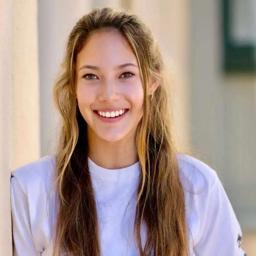
%> input picture lab1/guai0.jpg, 256 x 256 px
$ octave --eval "SuperpositionBW;"   (GNU Octave 9; MATLAB toolbox functions it lacks are replaced by stand-ins)
%> lines starting %> are read from the running program, lines starting %| are printed output that depends on the picture
function SuperpositionBW()
%divide a .bmp image into two crypted images
%show that two images and the recovered result
path = input("请输入要加密的图片：",'s');%二值图像（Lena.bmp）
%> the answer given: ../guai0.jpg
origin = imread(path);
%> origin is the input picture: size 256x256x3 uint8; mean R, G, B 167.3, 147.5, 139.9

path = input("请输入分存图1：",'s');%二值图像（lion.bmp）
%> the answer given: ../hc.jpg
origin1 = imread(path);
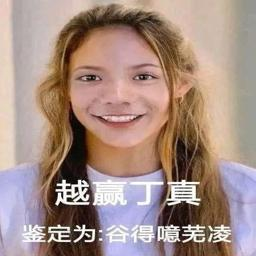
%> input picture lab1/hc.jpg, 256 x 256 px
%> origin1 is the input picture: size 256x256x3 uint8; mean R, G, B 165.8, 142, 132.8

path = input("请输入分存图2：",'s');%二值图像（taj_mahal.bmp）
%> the answer given: ../hc.jpg
origin2 = imread(path);

[image1,image2] = divide(origin,origin1,origin2);
imshow(origin);
imshow(origin1);
imshow(origin2);
imshow(image1);
imshow(image2);
originB = merge(image1,image2);

imshow(originB);
end


function [image1,image2] = divide(origin,origin1,origin2)
%init
Size=size(origin);
%> Size = [256 256 3]
x=Size(1);
%> x = 256
y=Size(2);
%> y = 256
image1=zeros(2*x,2*y);
image1(:,:)=255;
%> image1: size 512x512 double; every value is 255
image2=zeros(2*x,2*y);
image2(:,:)=255;

%take image1 as first
for i = 1:x
    for j = 1:y
        key = randi(4);
        son_x=1+2*(i-1);
        son_y=1+2*(j-1);
        switch key
            case 1
                if origin(i,j)==0 && origin1(i,j)==0 && origin2(i,j)==0  %黑  黑  黑
                    image1(son_x,son_y)=0;
                    image1(son_x+1,son_y)=0;
                    image1(son_x+1,son_y+1)=0;

                    image2(son_x,son_y+1)=0;
                    image2(son_x+1,son_y)=0;
                    image2(son_x+1,son_y+1)=0;

                elseif origin(i,j)==0 && origin1(i,j)==0 && origin2(i,j)~=0  %黑 黑 白
                    image1(son_x,son_y+1)=0;
                    image1(son_x+1,son_y)=0;
                    image1(son_x+1,son_y+1)=0;

                    image2(son_x,son_y)=0;
                    image2(son_x,son_y+1)=0;

                elseif origin(i,j)==0 && origin1(i,j)~=0 && origin2(i,j)==0  %黑 白 黑
                    image1(son_x+1,son_y)=0;
                    image1(son_x+1,son_y+1)=0;

                    image2(son_x,son_y)=0;
                    image2(son_x,son_y+1)=0;
                    image2(son_x+1,son_y)=0;

                elseif origin(i,j)==0 && origin1(i,j)~=0 && origin2(i,j)~=0  %黑 白 白
                    image1(son_x+1,son_y)=0;
                    image1(son_x+1,son_y+1)=0;

                    image2(son_x,son_y)=0;
                    image2(son_x,son_y+1)=0;

                elseif origin(i,j)~=0 && origin1(i,j)==0 && origin2(i,j)==0  %白 黑 黑
                    image1(son_x,son_y)=0;
                    image1(son_x,son_y+1)=0;
                    image1(son_x+1,son_y)=0;

                    image2(son_x,son_y)=0;
                    image2(son_x,son_y+1)=0;
                    image2(son_x+1,son_y)=0;

                elseif origin(i,j)~=0 && origin1(i,j)==0 && origin2(i,j)~=0  %白 黑 白
                    image1(son_x,son_y)=0;
                    image1(son_x,son_y+1)=0;
                    image1(son_x+1,son_y)=0;

                    image2(son_x,son_y)=0;
                    image2(son_x,son_y+1)=0;

                elseif origin(i,j)~=0 && origin1(i,j)~=0 && origin2(i,j)~=0  %白 白 白
                    image1(son_x,son_y+1)=0;
                    image1(son_x+1,son_y+1)=0;

                    image2(son_x,son_y)=0;
                    image2(son_x,son_y+1)=0;

                elseif origin(i,j)~=0 && origin1(i,j)~=0 && origin2(i,j)==0  %白 白 黑
                    image1(son_x+1,son_y)=0;
                    image1(son_x+1,son_y+1)=0;

                    image2(son_x,son_y+1)=0;
                    image2(son_x+1,son_y)=0;
                    image2(son_x+1,son_y+1)=0;

                end
            case 2
                if origin(i,j)==0 && origin1(i,j)==0 && origin2(i,j)==0  %黑  黑  黑
                    image1(son_x,son_y)=0;
                    image1(son_x,son_y+1)=0;
                    image1(son_x+1,son_y)=0;

                    image2(son_x,son_y)=0;
                    image2(son_x,son_y+1)=0;
                    image2(son_x+1,son_y+1)=0;

                elseif origin(i,j)==0 && origin1(i,j)==0 && origin2(i,j)~=0  %黑 黑 白
                    image1(son_x,son_y)=0;
                    image1(son_x+1,son_y)=0;
                    image1(son_x+1,son_y+1)=0;

                    image2(son_x,son_y+1)=0;
                    image2(son_x+1,son_y+1)=0;

                elseif origin(i,j)==0 && origin1(i,j)~=0 && origin2(i,j)==0  %黑 白 黑
                    image1(son_x,son_y)=0;
                    image1(son_x+1,son_y)=0;

                    image2(son_x,son_y+1)=0;
                    image2(son_x+1,son_y)=0;
                    image2(son_x+1,son_y+1)=0;

                elseif origin(i,j)==0 && origin1(i,j)~=0 && origin2(i,j)~=0  %黑 白 白
                    image1(son_x,son_y)=0;
                    image1(son_x+1,son_y)=0;

                    image2(son_x,son_y+1)=0;
                    image2(son_x+1,son_y+1)=0;

                elseif origin(i,j)~=0 && origin1(i,j)==0 && origin2(i,j)==0  %白 黑 黑
                    image1(son_x,son_y)=0;
                    image1(son_x,son_y+1)=0;
                    image1(son_x+1,son_y+1)=0;

                    image2(son_x,son_y)=0;
                    image2(son_x,son_y+1)=0;
                    image2(son_x+1,son_y+1)=0;

                elseif origin(i,j)~=0 && origin1(i,j)==0 && origin2(i,j)~=0  %白 黑 白
                    image1(son_x,son_y)=0;
                    image1(son_x,son_y+1)=0;
                    image1(son_x+1,son_y+1)=0;

                    image2(son_x,son_y)=0;
                    image2(son_x+1,son_y+1)=0;

                elseif origin(i,j)~=0 && origin1(i,j)~=0 && origin2(i,j)~=0  %白 白 白
                    image1(son_x,son_y)=0;
                    image1(son_x,son_y+1)=0;

                    image2(son_x,son_y)=0;
                    image2(son_x+1,son_y+1)=0;

                elseif origin(i,j)~=0 && origin1(i,j)~=0 && origin2(i,j)==0  %白 白 黑
                    image1(son_x,son_y)=0;
                    image1(son_x,son_y+1)=0;

                    image2(son_x,son_y)=0;
                    image2(son_x,son_y+1)=0;
                    image2(son_x+1,son_y+1)=0;

                end

            case 3
                if origin(i,j)==0 && origin1(i,j)==0 && origin2(i,j)==0  %黑  黑  黑
                    image1(son_x,son_y+1)=0;
                    image1(son_x+1,son_y)=0;
                    image1(son_x+1,son_y+1)=0;

                    image2(son_x,son_y)=0;
                    image2(son_x+1,son_y)=0;
                    image2(son_x+1,son_y+1)=0;

                elseif origin(i,j)==0 && origin1(i,j)==0 && origin2(i,j)~=0  %黑 黑 白
                    image1(son_x,son_y)=0;
                    image1(son_x,son_y+1)=0;
                    image1(son_x+1,son_y+1)=0;

                    image2(son_x+1,son_y)=0;
                    image2(son_x+1,son_y+1)=0;

                elseif origin(i,j)==0 && origin1(i,j)~=0 && origin2(i,j)==0  %黑 白 黑
                    image1(son_x,son_y)=0;
                    image1(son_x,son_y+1)=0;

                    image2(son_x,son_y)=0;
                    image2(son_x+1,son_y)=0;
                    image2(son_x+1,son_y+1)=0;

                elseif origin(i,j)==0 && origin1(i,j)~=0 && origin2(i,j)~=0  %黑 白 白
                    image1(son_x,son_y)=0;
                    image1(son_x,son_y+1)=0;

                    image2(son_x+1,son_y)=0;
                    image2(son_x+1,son_y+1)=0;

                elseif origin(i,j)~=0 && origin1(i,j)==0 && origin2(i,j)==0  %白 黑 黑
                    image1(son_x,son_y+1)=0;
                    image1(son_x+1,son_y)=0;
                    image1(son_x+1,son_y+1)=0;

                    image2(son_x,son_y+1)=0;
                    image2(son_x+1,son_y)=0;
                    image2(son_x+1,son_y+1)=0;

                elseif origin(i,j)~=0 && origin1(i,j)==0 && origin2(i,j)~=0  %白 黑 白
                    image1(son_x,son_y)=0;
                    image1(son_x+1,son_y)=0;
                    image1(son_x+1,son_y+1)=0;

                    image2(son_x+1,son_y)=0;
                    image2(son_x+1,son_y+1)=0;

                elseif origin(i,j)~=0 && origin1(i,j)~=0 && origin2(i,j)~=0  %白 白 白
                    image1(son_x,son_y+1)=0;
                    image1(son_x+1,son_y)=0;

                    image2(son_x+1,son_y)=0;
                    image2(son_x+1,son_y+1)=0;

                elseif origin(i,j)~=0 && origin1(i,j)~=0 && origin2(i,j)==0  %白 白 黑
                    image1(son_x,son_y+1)=0;
                    image1(son_x+1,son_y)=0;

                    image2(son_x,son_y)=0;
                    image2(son_x,son_y+1)=0;
                    image2(son_x+1,son_y)=0;

                end

            case 4
                if origin(i,j)==0 && origin1(i,j)==0 && origin2(i,j)==0  %黑  黑  黑
                    image1(son_x,son_y)=0;
                    image1(son_x,son_y+1)=0;
                    image1(son_x+1,son_y+1)=0;

                    image2(son_x,son_y)=0;
                    image2(son_x,son_y+1)=0;
                    image2(son_x+1,son_y)=0;

                elseif origin(i,j)==0 && origin1(i,j)==0 && origin2(i,j)~=0  %黑 黑 白
                    image1(son_x,son_y)=0;
                    image1(son_x,son_y+1)=0;
                    image1(son_x+1,son_y)=0;

                    image2(son_x,son_y)=0;
                    image2(son_x+1,son_y+1)=0;

                elseif origin(i,j)==0 && origin1(i,j)~=0 && origin2(i,j)==0  %黑 白 黑
                    image1(son_x,son_y+1)=0;
                    image1(son_x+1,son_y)=0;

                    image2(son_x,son_y)=0;
                    image2(son_x,son_y+1)=0;
                    image2(son_x+1,son_y+1)=0;

                elseif origin(i,j)==0 && origin1(i,j)~=0 && origin2(i,j)~=0  %黑 白 白
                    image1(son_x,son_y+1)=0;
                    image1(son_x+1,son_y)=0;

                    image2(son_x,son_y)=0;
                    image2(son_x+1,son_y+1)=0;

                elseif origin(i,j)~=0 && origin1(i,j)==0 && origin2(i,j)==0  %白 黑 黑
                    image1(son_x,son_y)=0;
                    image1(son_x+1,son_y)=0;
                    image1(son_x+1,son_y+1)=0;

                    image2(son_x,son_y)=0;
                    image2(son_x+1,son_y)=0;
                    image2(son_x+1,son_y+1)=0;

                elseif origin(i,j)~=0 && origin1(i,j)==0 && origin2(i,j)~=0  %白 黑 白
                    image1(son_x,son_y+1)=0;
                    image1(son_x+1,son_y)=0;
                    image1(son_x+1,son_y+1)=0;

                    image2(son_x,son_y+1)=0;
                    image2(son_x+1,son_y+1)=0;

                elseif origin(i,j)~=0 && origin1(i,j)~=0 && origin2(i,j)~=0  %白 白 白
                    image1(son_x+1,son_y)=0;
                    image1(son_x+1,son_y+1)=0;

                    image2(son_x,son_y+1)=0;
                    image2(son_x+1,son_y+1)=0;

                elseif origin(i,j)~=0 && origin1(i,j)~=0 && origin2(i,j)==0  %白 白 黑
                    image1(son_x+1,son_y)=0;
                    image1(son_x+1,son_y+1)=0;

                    image2(son_x,son_y)=0;
                    image2(son_x+1,son_y)=0;
                    image2(son_x+1,son_y+1)=0;

                end

        end
    end
end
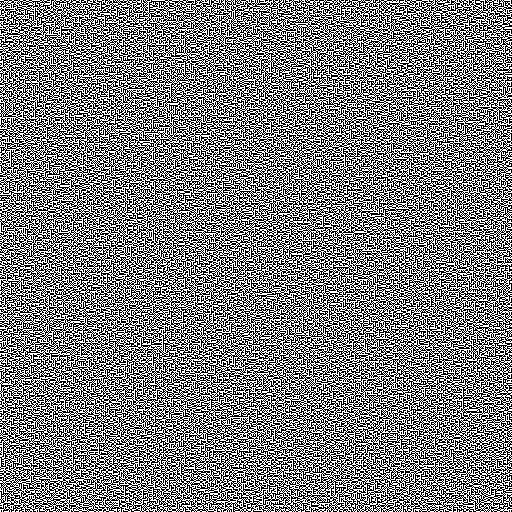
%> image1: size 512x512 double; 50% white in thin lines or dots
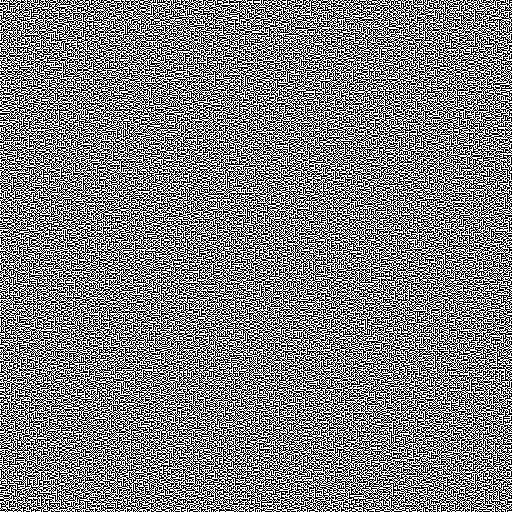
%> image2: size 512x512 double; 50% white in thin lines or dots

end


function image = merge(image1,image2)
Size=size(image1);
%> Size = [512 512]
x=Size(1);
%> x = 512
y=Size(2);
%> y = 512
image=zeros(x,y);
image(:,:)=255;

for i=1:x
    for j=1:y
        image(i,j)=image1(i,j)&image2(i,j);
    end
end
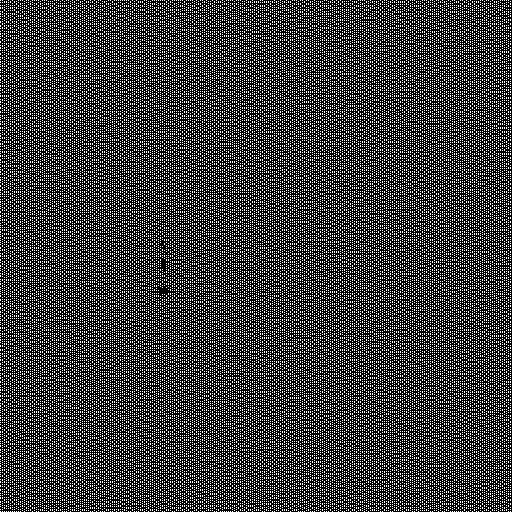
%> image: size 512x512 double; values 0 (black) and 1 (white), 25% white in thin lines or dots

end
